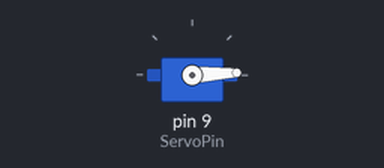
This sketch was run on a simulated Arduino Uno, built with avr-gcc and run on an emulated ATmega328P. On the bench: servo.

Above: at 0.05 s.
At 1.3 s:
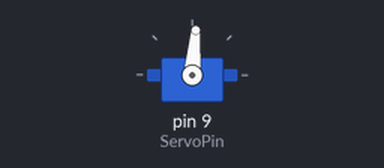
At 2.6 s:
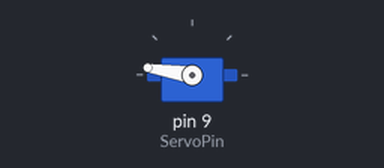
At 5.2 s:
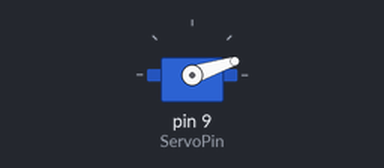
Timing chart, 0 to 7.1 s (numbered marks = the images above):
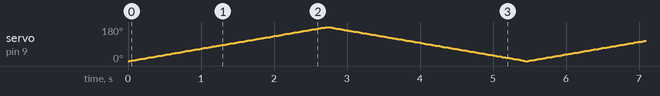

The sketch:

DongCoServo.ino
```cpp
#include <Servo.h>

Servo myservo;

const int ServoPin = 9;
void setup()
{
    myservo.attach(ServoPin);
}
int pos = 0;

void loop()
{
    for (pos = 0; pos <= 180; pos += 1)
    {
        myservo.write(pos);
        delay(15);
    }
    for (pos = 180; pos >= 0; pos -= 1)
    {
        myservo.write(pos);
        delay(15);
    }
}
```
